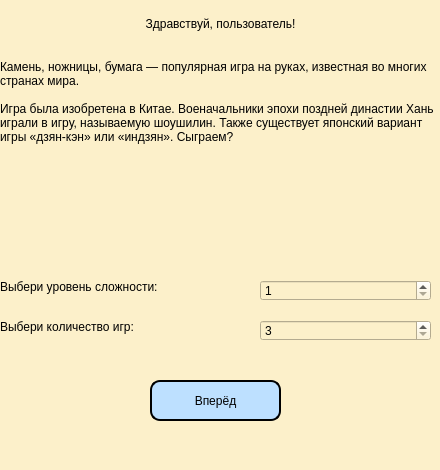
<?xml version="1.0" encoding="UTF-8"?>
<ui version="4.0">
 <class>MainWindow</class>
 <widget class="QMainWindow" name="MainWindow">
  <property name="geometry">
   <rect>
    <x>0</x>
    <y>0</y>
    <width>440</width>
    <height>470</height>
   </rect>
  </property>
  <property name="sizePolicy">
   <sizepolicy hsizetype="Fixed" vsizetype="Fixed">
    <horstretch>0</horstretch>
    <verstretch>0</verstretch>
   </sizepolicy>
  </property>
  <property name="minimumSize">
   <size>
    <width>440</width>
    <height>470</height>
   </size>
  </property>
  <property name="maximumSize">
   <size>
    <width>440</width>
    <height>470</height>
   </size>
  </property>
  <property name="windowTitle">
   <string>MainWindow</string>
  </property>
  <property name="styleSheet">
   <string notr="true">background-color: #fcf0ca;</string>
  </property>
  <widget class="QWidget" name="centralwidget">
   <widget class="QPushButton" name="button_done">
    <property name="geometry">
     <rect>
      <x>150</x>
      <y>380</y>
      <width>131</width>
      <height>41</height>
     </rect>
    </property>
    <property name="styleSheet">
     <string notr="true">border-color: rgb(0, 0, 0);
border-style: outset;
border-width: 2px;
border-radius: 10px;
background-color: #bde0ff;
font: 75 bold 18pt &quot;FreeSerif&quot;;

</string>
    </property>
    <property name="text">
     <string>Вперёд</string>
    </property>
   </widget>
   <widget class="QLabel" name="design_label">
    <property name="geometry">
     <rect>
      <x>0</x>
      <y>10</y>
      <width>441</width>
      <height>21</height>
     </rect>
    </property>
    <property name="styleSheet">
     <string notr="true">font: 75 16pt &quot;FreeSerif&quot;;</string>
    </property>
    <property name="text">
     <string>Здравствуй, пользователь!</string>
    </property>
    <property name="alignment">
     <set>Qt::AlignBottom|Qt::AlignHCenter</set>
    </property>
   </widget>
   <widget class="QLabel" name="design_label_2">
    <property name="geometry">
     <rect>
      <x>0</x>
      <y>60</y>
      <width>441</width>
      <height>191</height>
     </rect>
    </property>
    <property name="styleSheet">
     <string notr="true">font: 75 16pt &quot;FreeSerif&quot;;</string>
    </property>
    <property name="text">
     <string>Камень, ножницы, бумага — популярная игра на руках, известная во многих странах мира.

Игра была изобретена в Китае. Военачальники эпохи поздней династии Хань играли в игру, называемую шоушилин. Также существует японский вариант игры «дзян-кэн» или «индзян». Сыграем?</string>
    </property>
    <property name="alignment">
     <set>Qt::AlignLeading|Qt::AlignLeft|Qt::AlignTop</set>
    </property>
    <property name="wordWrap">
     <bool>true</bool>
    </property>
   </widget>
   <widget class="QLabel" name="design_label_3">
    <property name="geometry">
     <rect>
      <x>0</x>
      <y>280</y>
      <width>261</width>
      <height>31</height>
     </rect>
    </property>
    <property name="styleSheet">
     <string notr="true">font: 75 16pt &quot;FreeSerif&quot;;</string>
    </property>
    <property name="text">
     <string>Выбери уровень сложности:</string>
    </property>
    <property name="alignment">
     <set>Qt::AlignLeading|Qt::AlignLeft|Qt::AlignTop</set>
    </property>
    <property name="wordWrap">
     <bool>true</bool>
    </property>
   </widget>
   <widget class="QSpinBox" name="spinBox">
    <property name="geometry">
     <rect>
      <x>260</x>
      <y>280</y>
      <width>171</width>
      <height>21</height>
     </rect>
    </property>
    <property name="styleSheet">
     <string notr="true">font: 75 12pt &quot;FreeSerif&quot;;</string>
    </property>
    <property name="minimum">
     <number>1</number>
    </property>
    <property name="maximum">
     <number>3</number>
    </property>
   </widget>
   <widget class="QSpinBox" name="spinBox_2">
    <property name="geometry">
     <rect>
      <x>260</x>
      <y>320</y>
      <width>171</width>
      <height>21</height>
     </rect>
    </property>
    <property name="styleSheet">
     <string notr="true">font: 75 12pt &quot;FreeSerif&quot;;</string>
    </property>
    <property name="minimum">
     <number>3</number>
    </property>
    <property name="maximum">
     <number>5</number>
    </property>
    <property name="singleStep">
     <number>2</number>
    </property>
   </widget>
   <widget class="QLabel" name="design_label_4">
    <property name="geometry">
     <rect>
      <x>0</x>
      <y>320</y>
      <width>251</width>
      <height>31</height>
     </rect>
    </property>
    <property name="styleSheet">
     <string notr="true">font: 75 16pt &quot;FreeSerif&quot;;</string>
    </property>
    <property name="text">
     <string>Выбери количество игр:</string>
    </property>
    <property name="alignment">
     <set>Qt::AlignLeading|Qt::AlignLeft|Qt::AlignTop</set>
    </property>
    <property name="wordWrap">
     <bool>true</bool>
    </property>
   </widget>
  </widget>
 </widget>
 <resources/>
 <connections/>
</ui>
